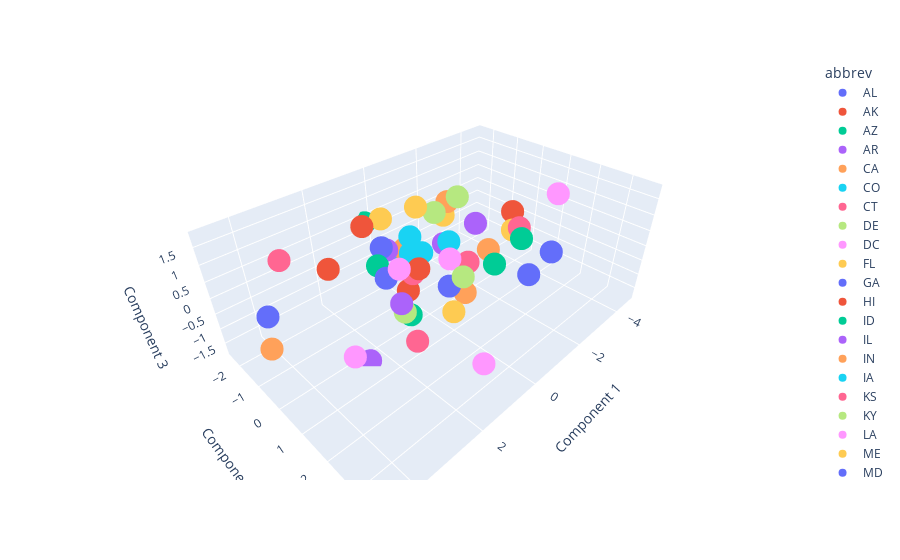

The notebook cell saved with this chart:
### Markdown cell above
---
**33)**	[P] Read how to generate a 3D scatterplot, and use it to generate a scatterplot of the first 3 components.

### Code cell
# ANSWER
#finally using plotly
fig = px.scatter_3d(X, x='Component 1', y='Component 2', z='Component 3',color=X.index)
fig.show()

### Figure 1 — Plotly figure (JSON) as saved in the notebook; plotly's stock layout.template omitted (floating-point values rounded to 4 significant figures)
{"data": [{"hovertemplate": "abbrev=AL<br>Component 1=%{x}<br>Component 2=%{y}<br>Component 3=%{z}<extra></extra>", "legendgroup": "AL", "marker": {"color": "#636efa", "symbol": "circle"}, "mode": "markers", "name": "AL", "scene": "scene", "showlegend": true, "type": "scatter3d", "x": [1.604], "y": [0.1334], "z": [0.3179]}, {"hovertemplate": "abbrev=AK<br>Component 1=%{x}<br>Component 2=%{y}<br>Component 3=%{z}<extra></extra>", "legendgroup": "AK", "marker": {"color": "#EF553B", "symbol": "circle"}, "mode": "markers", "name": "AK", "scene": "scene", "showlegend": true, "type": "scatter3d", "x": [1.144], "y": [0.8582], "z": [0.7366]}, {"hovertemplate": "abbrev=AZ<br>Component 1=%{x}<br>Component 2=%{y}<br>Component 3=%{z}<extra></extra>", "legendgroup": "AZ", "marker": {"color": "#00cc96", "symbol": "circle"}, "mode": "markers", "name": "AZ", "scene": "scene", "showlegend": true, "type": "scatter3d", "x": [1.432], "y": [-0.4205], "z": [0.3381]}, {"hovertemplate": "abbrev=AR<br>Component 1=%{x}<br>Component 2=%{y}<br>Component 3=%{z}<extra></extra>", "legendgroup": "AR", "marker": {"color": "#ab63fa", "symbol": "circle"}, "mode": "markers", "name": "AR", "scene": "scene", "showlegend": true, "type": "scatter3d", "x": [2.492], "y": [0.349], "z": [-1.789]}, {"hovertemplate": "abbrev=CA<br>Component 1=%{x}<br>Component 2=%{y}<br>Component 3=%{z}<extra></extra>", "legendgroup": "CA", "marker": {"color": "#FFA15A", "symbol": "circle"}, "mode": "markers", "name": "CA", "scene": "scene", "showlegend": true, "type": "scatter3d", "x": [-1.751], "y": [0.6336], "z": [-0.1362]}, {"hovertemplate": "abbrev=CO<br>Component 1=%{x}<br>Component 2=%{y}<br>Component 3=%{z}<extra></extra>", "legendgroup": "CO", "marker": {"color": "#19d3f3", "symbol": "circle"}, "mode": "markers", "name": "CO", "scene": "scene", "showlegend": true, "type": "scatter3d", "x": [-0.9251], "y": [-0.1544], "z": [0.1462]}, {"hovertemplate": "abbrev=CT<br>Component 1=%{x}<br>Component 2=%{y}<br>Component 3=%{z}<extra></extra>", "legendgroup": "CT", "marker": {"color": "#FF6692", "symbol": "circle"}, "mode": "markers", "name": "CT", "scene": "scene", "showlegend": true, "type": "scatter3d", "x": [-2.125], "y": [1.371], "z": [0.7431]}, {"hovertemplate": "abbrev=DE<br>Component 1=%{x}<br>Component 2=%{y}<br>Component 3=%{z}<extra></extra>", "legendgroup": "DE", "marker": {"color": "#B6E880", "symbol": "circle"}, "mode": "markers", "name": "DE", "scene": "scene", "showlegend": true, "type": "scatter3d", "x": [0.3247], "y": [1.574], "z": [0.441]}, {"hovertemplate": "abbrev=DC<br>Component 1=%{x}<br>Component 2=%{y}<br>Component 3=%{z}<extra></extra>", "legendgroup": "DC", "marker": {"color": "#FF97FF", "symbol": "circle"}, "mode": "markers", "name": "DC", "scene": "scene", "showlegend": true, "type": "scatter3d", "x": [-4.636], "y": [0.919], "z": [0.7201]}, {"hovertemplate": "abbrev=FL<br>Component 1=%{x}<br>Component 2=%{y}<br>Component 3=%{z}<extra></extra>", "legendgroup": "FL", "marker": {"color": "#FECB52", "symbol": "circle"}, "mode": "markers", "name": "FL", "scene": "scene", "showlegend": true, "type": "scatter3d", "x": [0.4957], "y": [1.435], "z": [-0.6611]}, {"hovertemplate": "abbrev=GA<br>Component 1=%{x}<br>Component 2=%{y}<br>Component 3=%{z}<extra></extra>", "legendgroup": "GA", "marker": {"color": "#636efa", "symbol": "circle"}, "mode": "markers", "name": "GA", "scene": "scene", "showlegend": true, "type": "scatter3d", "x": [-0.5254], "y": [0.2667], "z": [-0.997]}, {"hovertemplate": "abbrev=HI<br>Component 1=%{x}<br>Component 2=%{y}<br>Component 3=%{z}<extra></extra>", "legendgroup": "HI", "marker": {"color": "#EF553B", "symbol": "circle"}, "mode": "markers", "name": "HI", "scene": "scene", "showlegend": true, "type": "scatter3d", "x": [1.928], "y": [-0.2102], "z": [1.802]}, {"hovertemplate": "abbrev=ID<br>Component 1=%{x}<br>Component 2=%{y}<br>Component 3=%{z}<extra></extra>", "legendgroup": "ID", "marker": {"color": "#00cc96", "symbol": "circle"}, "mode": "markers", "name": "ID", "scene": "scene", "showlegend": true, "type": "scatter3d", "x": [0.3131], "y": [-2.428], "z": [0.3463]}, {"hovertemplate": "abbrev=IL<br>Component 1=%{x}<br>Component 2=%{y}<br>Component 3=%{z}<extra></extra>", "legendgroup": "IL", "marker": {"color": "#ab63fa", "symbol": "circle"}, "mode": "markers", "name": "IL", "scene": "scene", "showlegend": true, "type": "scatter3d", "x": [-0.8793], "y": [-0.3253], "z": [0.03022]}, {"hovertemplate": "abbrev=IN<br>Component 1=%{x}<br>Component 2=%{y}<br>Component 3=%{z}<extra></extra>", "legendgroup": "IN", "marker": {"color": "#FFA15A", "symbol": "circle"}, "mode": "markers", "name": "IN", "scene": "scene", "showlegend": true, "type": "scatter3d", "x": [-0.3953], "y": [-1.518], "z": [-0.4804]}, {"hovertemplate": "abbrev=IA<br>Component 1=%{x}<br>Component 2=%{y}<br>Component 3=%{z}<extra></extra>", "legendgroup": "IA", "marker": {"color": "#19d3f3", "symbol": "circle"}, "mode": "markers", "name": "IA", "scene": "scene", "showlegend": true, "type": "scatter3d", "x": [-0.3501], "y": [-1.606], "z": [-1.144]}, {"hovertemplate": "abbrev=KS<br>Component 1=%{x}<br>Component 2=%{y}<br>Component 3=%{z}<extra></extra>", "legendgroup": "KS", "marker": {"color": "#FF6692", "symbol": "circle"}, "mode": "markers", "name": "KS", "scene": "scene", "showlegend": true, "type": "scatter3d", "x": [0.2687], "y": [-0.3886], "z": [-0.4879]}, {"hovertemplate": "abbrev=KY<br>Component 1=%{x}<br>Component 2=%{y}<br>Component 3=%{z}<extra></extra>", "legendgroup": "KY", "marker": {"color": "#B6E880", "symbol": "circle"}, "mode": "markers", "name": "KY", "scene": "scene", "showlegend": true, "type": "scatter3d", "x": [1.079], "y": [0.1679], "z": [-1.08]}, {"hovertemplate": "abbrev=LA<br>Component 1=%{x}<br>Component 2=%{y}<br>Component 3=%{z}<extra></extra>", "legendgroup": "LA", "marker": {"color": "#FF97FF", "symbol": "circle"}, "mode": "markers", "name": "LA", "scene": "scene", "showlegend": true, "type": "scatter3d", "x": [1.879], "y": [3.648], "z": [0.04444]}, {"hovertemplate": "abbrev=ME<br>Component 1=%{x}<br>Component 2=%{y}<br>Component 3=%{z}<extra></extra>", "legendgroup": "ME", "marker": {"color": "#FECB52", "symbol": "circle"}, "mode": "markers", "name": "ME", "scene": "scene", "showlegend": true, "type": "scatter3d", "x": [0.03317], "y": [-2.001], "z": [0.5333]}, {"hovertemplate": "abbrev=MD<br>Component 1=%{x}<br>Component 2=%{y}<br>Component 3=%{z}<extra></extra>", "legendgroup": "MD", "marker": {"color": "#636efa", "symbol": "circle"}, "mode": "markers", "name": "MD", "scene": "scene", "showlegend": true, "type": "scatter3d", "x": [-1.709], "y": [2.126], "z": [-0.2454]}, {"hovertemplate": "abbrev=MA<br>Component 1=%{x}<br>Component 2=%{y}<br>Component 3=%{z}<extra></extra>", "legendgroup": "MA", "marker": {"color": "#EF553B", "symbol": "circle"}, "mode": "markers", "name": "MA", "scene": "scene", "showlegend": true, "type": "scatter3d", "x": [-3.651], "y": [-0.02508], "z": [0.1132]}, {"hovertemplate": "abbrev=MI<br>Component 1=%{x}<br>Component 2=%{y}<br>Component 3=%{z}<extra></extra>", "legendgroup": "MI", "marker": {"color": "#00cc96", "symbol": "circle"}, "mode": "markers", "name": "MI", "scene": "scene", "showlegend": true, "type": "scatter3d", "x": [-1.371], "y": [1.191], "z": [-0.1862]}, {"hovertemplate": "abbrev=MN<br>Component 1=%{x}<br>Component 2=%{y}<br>Component 3=%{z}<extra></extra>", "legendgroup": "MN", "marker": {"color": "#ab63fa", "symbol": "circle"}, "mode": "markers", "name": "MN", "scene": "scene", "showlegend": true, "type": "scatter3d", "x": [-2.909], "y": [-0.9038], "z": [-0.3648]}, {"hovertemplate": "abbrev=MS<br>Component 1=%{x}<br>Component 2=%{y}<br>Component 3=%{z}<extra></extra>", "legendgroup": "MS", "marker": {"color": "#FFA15A", "symbol": "circle"}, "mode": "markers", "name": "MS", "scene": "scene", "showlegend": true, "type": "scatter3d", "x": [-0.8649], "y": [0.5837], "z": [-1.244]}, {"hovertemplate": "abbrev=MO<br>Component 1=%{x}<br>Component 2=%{y}<br>Component 3=%{z}<extra></extra>", "legendgroup": "MO", "marker": {"color": "#19d3f3", "symbol": "circle"}, "mode": "markers", "name": "MO", "scene": "scene", "showlegend": true, "type": "scatter3d", "x": [0.6597], "y": [0.003254], "z": [0.5562]}, {"hovertemplate": "abbrev=MT<br>Component 1=%{x}<br>Component 2=%{y}<br>Component 3=%{z}<extra></extra>", "legendgroup": "MT", "marker": {"color": "#FF6692", "symbol": "circle"}, "mode": "markers", "name": "MT", "scene": "scene", "showlegend": true, "type": "scatter3d", "x": [3.628], "y": [-1.243], "z": [1.162]}, {"hovertemplate": "abbrev=NE<br>Component 1=%{x}<br>Component 2=%{y}<br>Component 3=%{z}<extra></extra>", "legendgroup": "NE", "marker": {"color": "#B6E880", "symbol": "circle"}, "mode": "markers", "name": "NE", "scene": "scene", "showlegend": true, "type": "scatter3d", "x": [-0.4671], "y": [-1.309], "z": [-1.151]}, {"hovertemplate": "abbrev=NV<br>Component 1=%{x}<br>Component 2=%{y}<br>Component 3=%{z}<extra></extra>", "legendgroup": "NV", "marker": {"color": "#FF97FF", "symbol": "circle"}, "mode": "markers", "name": "NV", "scene": "scene", "showlegend": true, "type": "scatter3d", "x": [-0.106], "y": [0.6897], "z": [0.3482]}, {"hovertemplate": "abbrev=NH<br>Component 1=%{x}<br>Component 2=%{y}<br>Component 3=%{z}<extra></extra>", "legendgroup": "NH", "marker": {"color": "#FECB52", "symbol": "circle"}, "mode": "markers", "name": "NH", "scene": "scene", "showlegend": true, "type": "scatter3d", "x": [-1.775], "y": [-1.239], "z": [0.2439]}, {"hovertemplate": "abbrev=NJ<br>Component 1=%{x}<br>Component 2=%{y}<br>Component 3=%{z}<extra></extra>", "legendgroup": "NJ", "marker": {"color": "#636efa", "symbol": "circle"}, "mode": "markers", "name": "NJ", "scene": "scene", "showlegend": true, "type": "scatter3d", "x": [-3.018], "y": [1.936], "z": [-0.2029]}, {"hovertemplate": "abbrev=NM<br>Component 1=%{x}<br>Component 2=%{y}<br>Component 3=%{z}<extra></extra>", "legendgroup": "NM", "marker": {"color": "#EF553B", "symbol": "circle"}, "mode": "markers", "name": "NM", "scene": "scene", "showlegend": true, "type": "scatter3d", "x": [0.4693], "y": [-0.3845], "z": [-0.9703]}, {"hovertemplate": "abbrev=NY<br>Component 1=%{x}<br>Component 2=%{y}<br>Component 3=%{z}<extra></extra>", "legendgroup": "NY", "marker": {"color": "#00cc96", "symbol": "circle"}, "mode": "markers", "name": "NY", "scene": "scene", "showlegend": true, "type": "scatter3d", "x": [-2.042], "y": [1.539], "z": [0.5029]}, {"hovertemplate": "abbrev=NC<br>Component 1=%{x}<br>Component 2=%{y}<br>Component 3=%{z}<extra></extra>", "legendgroup": "NC", "marker": {"color": "#ab63fa", "symbol": "circle"}, "mode": "markers", "name": "NC", "scene": "scene", "showlegend": true, "type": "scatter3d", "x": [0.8163], "y": [-0.7933], "z": [0.3683]}, {"hovertemplate": "abbrev=ND<br>Component 1=%{x}<br>Component 2=%{y}<br>Component 3=%{z}<extra></extra>", "legendgroup": "ND", "marker": {"color": "#FFA15A", "symbol": "circle"}, "mode": "markers", "name": "ND", "scene": "scene", "showlegend": true, "type": "scatter3d", "x": [4.424], "y": [-0.9657], "z": [-0.9485]}, {"hovertemplate": "abbrev=OH<br>Component 1=%{x}<br>Component 2=%{y}<br>Component 3=%{z}<extra></extra>", "legendgroup": "OH", "marker": {"color": "#19d3f3", "symbol": "circle"}, "mode": "markers", "name": "OH", "scene": "scene", "showlegend": true, "type": "scatter3d", "x": [-0.5391], "y": [-0.8926], "z": [-0.3899]}, {"hovertemplate": "abbrev=OK<br>Component 1=%{x}<br>Component 2=%{y}<br>Component 3=%{z}<extra></extra>", "legendgroup": "OK", "marker": {"color": "#FF6692", "symbol": "circle"}, "mode": "markers", "name": "OK", "scene": "scene", "showlegend": true, "type": "scatter3d", "x": [1.894], "y": [1.57], "z": [-0.6821]}, {"hovertemplate": "abbrev=OR<br>Component 1=%{x}<br>Component 2=%{y}<br>Component 3=%{z}<extra></extra>", "legendgroup": "OR", "marker": {"color": "#B6E880", "symbol": "circle"}, "mode": "markers", "name": "OR", "scene": "scene", "showlegend": true, "type": "scatter3d", "x": [-1.559], "y": [-1.407], "z": [0.3565]}, {"hovertemplate": "abbrev=PA<br>Component 1=%{x}<br>Component 2=%{y}<br>Component 3=%{z}<extra></extra>", "legendgroup": "PA", "marker": {"color": "#FF97FF", "symbol": "circle"}, "mode": "markers", "name": "PA", "scene": "scene", "showlegend": true, "type": "scatter3d", "x": [1.814], "y": [0.9366], "z": [1.097]}, {"hovertemplate": "abbrev=RI<br>Component 1=%{x}<br>Component 2=%{y}<br>Component 3=%{z}<extra></extra>", "legendgroup": "RI", "marker": {"color": "#FECB52", "symbol": "circle"}, "mode": "markers", "name": "RI", "scene": "scene", "showlegend": true, "type": "scatter3d", "x": [-2.164], "y": [1.119], "z": [0.5473]}, {"hovertemplate": "abbrev=SC<br>Component 1=%{x}<br>Component 2=%{y}<br>Component 3=%{z}<extra></extra>", "legendgroup": "SC", "marker": {"color": "#636efa", "symbol": "circle"}, "mode": "markers", "name": "SC", "scene": "scene", "showlegend": true, "type": "scatter3d", "x": [4.672], "y": [-0.01952], "z": [0.8074]}, {"hovertemplate": "abbrev=SD<br>Component 1=%{x}<br>Component 2=%{y}<br>Component 3=%{z}<extra></extra>", "legendgroup": "SD", "marker": {"color": "#EF553B", "symbol": "circle"}, "mode": "markers", "name": "SD", "scene": "scene", "showlegend": true, "type": "scatter3d", "x": [2.147], "y": [-1.685], "z": [-0.04615]}, {"hovertemplate": "abbrev=TN<br>Component 1=%{x}<br>Component 2=%{y}<br>Component 3=%{z}<extra></extra>", "legendgroup": "TN", "marker": {"color": "#00cc96", "symbol": "circle"}, "mode": "markers", "name": "TN", "scene": "scene", "showlegend": true, "type": "scatter3d", "x": [0.9549], "y": [0.2608], "z": [-1.195]}, {"hovertemplate": "abbrev=TX<br>Component 1=%{x}<br>Component 2=%{y}<br>Component 3=%{z}<extra></extra>", "legendgroup": "TX", "marker": {"color": "#ab63fa", "symbol": "circle"}, "mode": "markers", "name": "TX", "scene": "scene", "showlegend": true, "type": "scatter3d", "x": [2.204], "y": [1.433], "z": [0.5863]}, {"hovertemplate": "abbrev=UT<br>Component 1=%{x}<br>Component 2=%{y}<br>Component 3=%{z}<extra></extra>", "legendgroup": "UT", "marker": {"color": "#FFA15A", "symbol": "circle"}, "mode": "markers", "name": "UT", "scene": "scene", "showlegend": true, "type": "scatter3d", "x": [-1.985], "y": [-1.283], "z": [0.6154]}, {"hovertemplate": "abbrev=VT<br>Component 1=%{x}<br>Component 2=%{y}<br>Component 3=%{z}<extra></extra>", "legendgroup": "VT", "marker": {"color": "#19d3f3", "symbol": "circle"}, "mode": "markers", "name": "VT", "scene": "scene", "showlegend": true, "type": "scatter3d", "x": [-0.6303], "y": [-1.505], "z": [-0.1465]}, {"hovertemplate": "abbrev=VA<br>Component 1=%{x}<br>Component 2=%{y}<br>Component 3=%{z}<extra></extra>", "legendgroup": "VA", "marker": {"color": "#FF6692", "symbol": "circle"}, "mode": "markers", "name": "VA", "scene": "scene", "showlegend": true, "type": "scatter3d", "x": [-1.797], "y": [-0.1776], "z": [-0.9889]}, {"hovertemplate": "abbrev=WA<br>Component 1=%{x}<br>Component 2=%{y}<br>Component 3=%{z}<extra></extra>", "legendgroup": "WA", "marker": {"color": "#B6E880", "symbol": "circle"}, "mode": "markers", "name": "WA", "scene": "scene", "showlegend": true, "type": "scatter3d", "x": [-2.096], "y": [-0.959], "z": [0.8541]}, {"hovertemplate": "abbrev=WV<br>Component 1=%{x}<br>Component 2=%{y}<br>Component 3=%{z}<extra></extra>", "legendgroup": "WV", "marker": {"color": "#FF97FF", "symbol": "circle"}, "mode": "markers", "name": "WV", "scene": "scene", "showlegend": true, "type": "scatter3d", "x": [3.619], "y": [1.485], "z": [-0.05435]}, {"hovertemplate": "abbrev=WI<br>Component 1=%{x}<br>Component 2=%{y}<br>Component 3=%{z}<extra></extra>", "legendgroup": "WI", "marker": {"color": "#FECB52", "symbol": "circle"}, "mode": "markers", "name": "WI", "scene": "scene", "showlegend": true, "type": "scatter3d", "x": [-1.187], "y": [-1.83], "z": [0.5224]}, {"hovertemplate": "abbrev=WY<br>Component 1=%{x}<br>Component 2=%{y}<br>Component 3=%{z}<extra></extra>", "legendgroup": "WY", "marker": {"color": "#636efa", "symbol": "circle"}, "mode": "markers", "name": "WY", "scene": "scene", "showlegend": true, "type": "scatter3d", "x": [1.164], "y": [-0.5561], "z": [0.7105]}], "layout": {"autosize": true, "legend": {"title": {"text": "abbrev"}, "tracegroupgap": 0}, "margin": {"t": 60}, "scene": {"aspectmode": "auto", "aspectratio": {"x": 1.584, "y": 1.034, "z": 0.611}, "domain": {"x": [0, 1], "y": [0, 1]}, "xaxis": {"title": {"text": "Component 1"}, "type": "linear"}, "yaxis": {"title": {"text": "Component 2"}, "type": "linear"}, "zaxis": {"title": {"text": "Component 3"}, "type": "linear"}}}}
